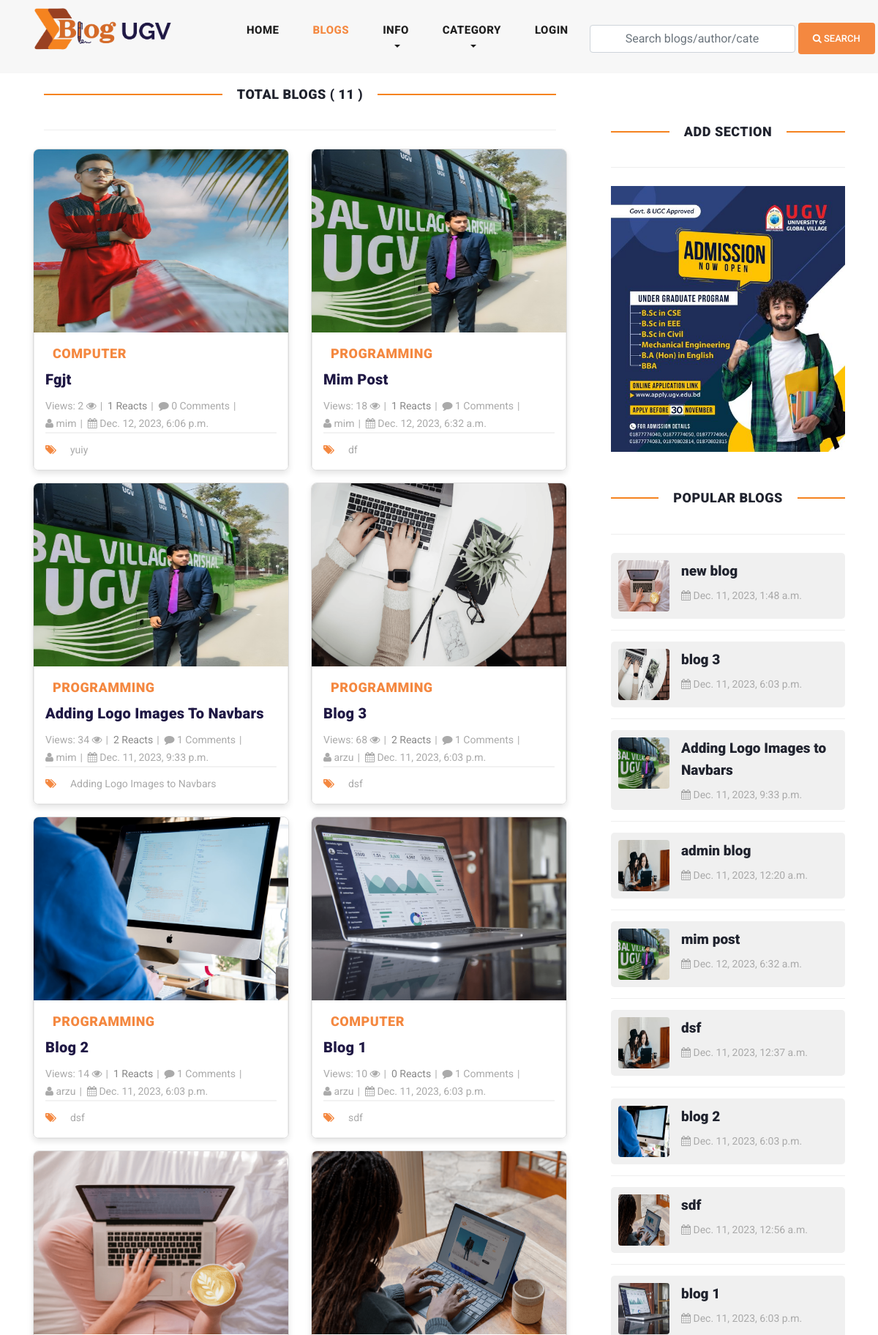
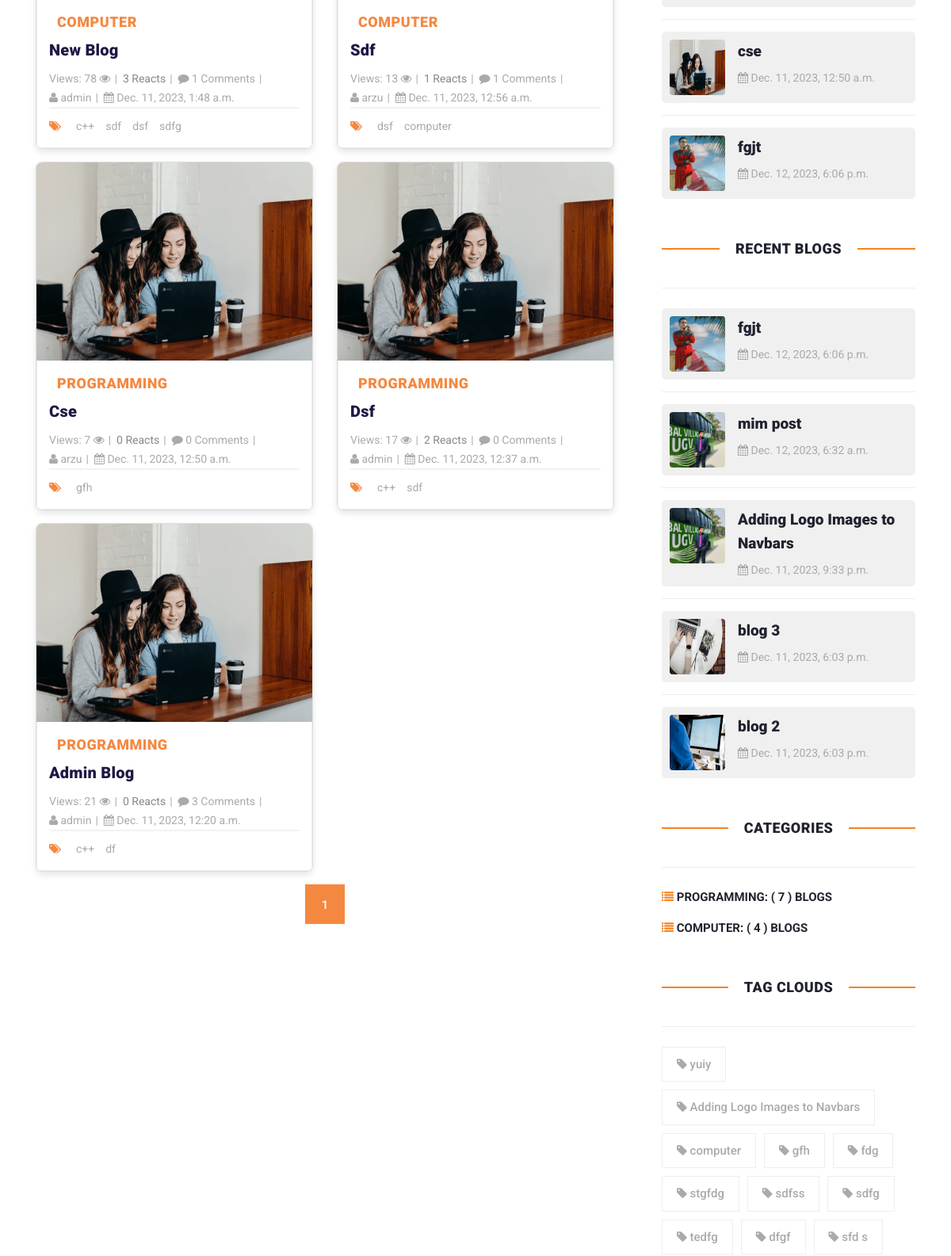
The app's page /blogs/ (upper part) with its own data (2 pictures, top to bottom).
### blog/models.py (models this page shows, shortened)
class Site(models.Model):
    header_logo = models.ImageField(upload_to="site_info")
    footer_logo = models.ImageField(upload_to="site_info")
    site_name = models.CharField(max_length=25)

class Blog(models.Model):
    user = models.ForeignKey(
        User,
        related_name='user_blogs',
        on_delete= models.CASCADE
    )
    category = models.ForeignKey(
        Category,
        related_name='category_blogs',
        on_delete=models.CASCADE
    )
    tags = models.ManyToManyField(
        Tag,
        related_name='tag_blogs',
        blank=True
    )
    likes = models.ManyToManyField(
        User,
        related_name='user_likes',
        blank=True
    )
    title = models.CharField(max_length=250)
    slug = models.SlugField(null=True, blank=True, unique=True)
    views = models.PositiveIntegerField(default=0)
    banner = models.ImageField(upload_to=UploadToPath('blog_banners'))
    description = RichTextField()
    created_date = models.DateTimeField(auto_now_add=True)

class Category(models.Model):
    title = models.CharField(max_length=150, unique=True)
    slug = models.SlugField(null=True, blank=True)
    created_date = models.DateTimeField(auto_now_add=True)
    def __str__(self):
        return self.title

class Tag(models.Model):
    title = models.CharField(max_length=150)
    slug = models.SlugField(null=True, blank=True)
    created_date = models.DateTimeField(auto_now_add=True)

class Ugv_Ad(models.Model):
    ad1_url = models.URLField(max_length=300, blank=True)
    ad1 = models.ImageField(upload_to="ad/", blank=True, null=True)
    ad2_url = models.URLField(max_length=300, blank=True)
    ad2 = models.ImageField(upload_to="ad/", blank=True, null=True)
    ad3_url = models.URLField(max_length=300, blank=True)
    ad3 = models.ImageField(upload_to="ad/", blank=True, null=True)
    ad4_url = models.URLField(max_length=300, blank=True)
    ad4 = models.ImageField(upload_to="ad/", blank=True, null=True)
    ad5_url = models.URLField(max_length=300, blank=True)
    ad5 = models.ImageField(upload_to="ad/", blank=True, null=True)
    ad6_url = models.URLField(max_length=300, blank=True)
    ad6 = models.ImageField(upload_to="ad/", blank=True, null=True)
    ad7_url = models.URLField(max_length=300, blank=True)
    ad7 = models.ImageField(upload_to="ad/", blank=True, null=True)
    ad8_url = models.URLField(max_length=300, blank=True)
    ad8 = models.ImageField(upload_to="ad/", blank=True, null=True)
    ad9_url = models.URLField(max_length=300, blank=True)
    ad9 = models.ImageField(upload_to="ad/", blank=True, null=True)
    ad10_url = models.URLField(max_length=300, blank=True)
    ad10 = models.ImageField(upload_to="ad/", blank=True, null=True)
    updated_date = models.DateTimeField(auto_now=True)

### user_profile/models.py (models this page shows, shortened)
class User(AbstractUser):
    email = models.EmailField(
        max_length = 150,
        unique = True,
        error_messages={
            'unique':"The email must be unique for create ",
        }
    )
    profile_image = models.ImageField(
        null = True,
        blank = True,
        upload_to=UploadToPath('users_images')
    )
    followers = models.ManyToManyField("Follow")
    REQUIRED_FIELDS = ["email"]
    objects = CustomUserManager()

### blog/views.py (the view)
# urls.py: path('blogs/', blogs, name = 'blogs'),
def blogs(request):
    queryset = Blog.objects.order_by('-created_date')
    tags = Tag.objects.order_by('-created_date')[:15]
    page = request.GET.get('page', 1)
    paginator = Paginator(queryset,50)
    populars = Blog.objects.order_by('-views')[:15]
    try:
        blogs = paginator.page(page)
    except EmptyPage:
        blogs = paginator.page(1)
    except PageNotAnInteger:
        blogs = paginator.page(1)
        return redirect('blogs')
    context  = {
        'blogs':blogs,
        "tags":tags,
        "paginator":paginator,
        "populars": populars,
    }
    return render(request, 'blogs.html', context)

### blog/templates/blogs.html (shortened to what this page needs)
{% extends 'base.html' %}
{% load static %}
{% block content %}
<section class="blog-posts grid-system">
    <div class="container">
      <div class="row">
        <div class="col-lg-8">
          <div class="col-lg-12 sidebar-heading seven ">
            <h2>Total Blogs ( {{paginator.object_list.count}} )</h2>
          </div>
          <div class="all-blog-posts">
            <div class="row">
              {% for blog in blogs %}
              {% include 'blog_card.html' %}
              {% endfor %}
            {% include 'pagination.html' %}
            </div>
          </div>
        </div>
        {% include 'sidebar.html' %}
       </div>
    </div>
  </section>
{% endblock content %}

### blog/templates/header.html (shortened to what this page needs)
{% load static %}
<header class="">
    <nav class="navbar navbar-expand-lg">
        <div class="container">
            {% for site_instance in site %}
            <a class="navbar-brand" href="{% url 'home'  %}"><img style="width: 250px; height: 75px;" src="{{site_instance.header_logo.url}}" alt=""></a>
            {% endfor %}
        <div class="collapse navbar-collapse" id="navbarResponsive">
            <ul class="navbar-nav ml-auto">
            <li class="nav-item {% if request.path == '/' %}active{% endif %}">
                <a class="nav-link" href="{% url 'home' %}">Home
                </a>
            </li>
            <li class="nav-item {% if request.path == '/blogs/' %}active{% endif %}">
                <a class="nav-link" href="{% url 'blogs' %}">Blogs</a>
            </li>
            <li class="nav-item dropdown {% if '/about/' in request.path %}active {% elif '/contact/' in request.path %}active{% endif %} ">
                <a class="nav-link dropdown-toggle" href="#" id="navbarDropdown" role="button" data-toggle="dropdown" aria-haspopup="true" aria-expanded="false">
                  Info
                </a>
            </li>
            <li class="nav-item dropdown {% if '/category_blogs/' in request.path %} active {% endif %}">
                <a class="nav-link dropdown-toggle" href="#" id="navbarDropdown" role="button" data-toggle="dropdown" aria-haspopup="true" aria-expanded="false">
                  Category
                </a>
            </li>
            <li>
                {% if request.user.is_authenticated %}
                <li class="nav-item dropdown {% if '/profile/' in request.path %}active {% elif '/user_notifications/' in request.path %}active {% elif '/wishlist/' in request.path %}active {% endif %} ">
                    <a class="nav-link dropdown-toggle" href="#" id="navbarDropdown" role="button" data-toggle="dropdown" aria-haspopup="true" aria-expanded="false">
                      {% if request.user.username %}
                      {{request.user.username}}
                      {% endif %}
                    </a>
                    <div class="dropdown-menu" aria-labelledby="navbarDropdown">
                      <a class="dropdown-item {% if '/profile/' in request.path %}active{% endif %}" href="{% url 'profile' %}"><i class="fa fa-user"></i> My Profile</a>
                      <a class="dropdown-item {% if '/user_notifications/' in request.path %}active{% endif %} " href="{% url 'user_notifications' %}"><i class="fa fa-bell"></i>
                        {% if unseen > 0 %}
                        Notifaction ({{unseen}})
                         {% else %}
                        Notification
                        {% endif %}
                        </a>
                      <a class="dropdown-item {% if '/wishlist/' in request.path %}active{% endif %}" href="{% url 'wishlist' %}"><i class="fa fa-bookmark"></i> Saved Blog</a>
                      <a class="dropdown-item" href="{% url 'logout' %}"><i class="fa fa-sign-out" aria-hidden="true"></i> Logout</a>
                    </div>
                </li>
                {% else %}
                <li class="nav-item
                {% if request.path == '/login/' %}active{% endif %}">
                    <a class="nav-link" href="{% url 'login' %}">LOGIN</a>
                </li>
                {% endif %}
            </li>
            </ul>
            <form class="form-inline d-flex flex-nowrap my-2 ml-auto search_form" action="{% url 'search_blogs' %}" method="GET" >
                <input class="form-control px-5" name="search" type="text" placeholder="Search blogs/author/category/tags "  required>
                <button class="btn btn-primary ml-1"><i class="fa fa-search"></i> Search</button>
            </form>
        </div>
        </div>
    </nav>
</header>

### blog/templates/blog_card.html
{% load static %}
<div class="col-lg-6">
  <div class="blog-card mb-3">
    <div class="blog-thumb thumbnail">
      <a href="{% url 'blog_details' blog.slug %}"><img class="zoom-on-hover" style="height: 250px;" src="{{blog.banner.url}}" alt="{{blog.title}}"></a>
    </div>
    <div class="down-content">
      <span class="category-badge">{{blog.category}}</span>
      <a href="{% url 'blog_details' blog.slug %}">
        <h4 style="color: #1F1844">{{blog.title}}</h4>
      </a>
      <ul class="post-info">
        <li><a href="javascript:void(0);"> Views: {{blog.views}} <i class="fa fa-eye" aria-hidden="true"></i></a></li>
        <li id="like-count" >{{blog.likes.count}} Reacts</li>
        <li><a href="{% url 'blog_details' blog.slug %}"><i class="fa fa-comment"></i> {{blog.blog_comments.all.count}} Comments</a></li>
        <li><a href="{% url 'view_user_information' blog.user.username %}"><i class="fa fa-user"></i> {{blog.user.username}}</a></li>
        <li><a href="javascript:void(0);"><i class="fa fa-calendar"></i> {{blog.created_date}}</a></li>
      </ul>
      <div class="post-options">
        <div class="row">
          <div class="col-lg-12">
            <ul class="post-tags">
              <li><i class="fa fa-tags"></i></li>
              {% if blog.tags.all.count > 0 %}
                {% for tag in blog.tags.all %}
                  <li><a  href="{% url 'tag_blogs' tag.slug %}">{{tag.title}}</a></li>
                {% endfor %}
              {% else %}
                None
              {% endif %}
            </ul>
          </div>
        </div>
      </div>
    </div>
  </div>
</div>

### blog/templates/sidebar.html (shortened to what this page needs)
{% load static %}
<div class="col-lg-4">
    <div class="sidebar">
      <div class="row">
        <div class="col-lg-12">
      </div>
        <div class="col-lg-12">
          <div class="sidebar-item categories">
            <div class="sidebar-heading seven">
              <h2>Add section</h2>
            </div>
            <div class="content " style="text-transform: uppercase;">
            {% for ad in latest_ad %}
              <a target="_blank" href="{{ad.ad1_url}}"><img  style="width: 100%;" src="{{ad.ad1.url}}" alt=""></a>
            {% endfor %}
            </div>
          </div>
        </div>
        <div class="col-lg-12">
          <div class="sidebar-item recent-posts">
            <div class="sidebar-heading seven">
              <h2>Popular Blogs</h2>
            </div>
            <div class="content">
              <ul>
                {% for blog in populars|slice:"15" %}
                  <li>
                    <a href="{% url 'blog_details' blog.slug %}">
                      <div class="media thumbnail-container">
                        <img class="mr-3 thumbnail-img" src="{{blog.banner.url}}" alt="{{blog.title}}" style="width: 70px; height: 70px;">
                        <div class="media-body">
                          <h5 class="mt-0">{{blog.title|truncatechars:30}}</h5>
                          <span><i class="fa fa-calendar"></i> {{blog.created_date}}</span>
                        </div>
                      </div>
                    </a>
                  </li>
                {% endfor %}
              </ul>
            </div>
          </div>
        </div>
        <div class="col-lg-12">
          <div class="sidebar-item recent-posts">
            <div class="sidebar-heading seven">
              <h2>Recent Blogs</h2>
            </div>
            <div class="content">
              <ul>
                {% for blog in blogs|slice:"5" %}
                  <li>
                    <a href="{% url 'blog_details' blog.slug %}">
                      <div class="media thumbnail-container">
                        <img class="mr-3 thumbnail-img" src="{{blog.banner.url}}" alt="{{blog.title}}" style="width: 70px; height: 70px;">
                        <div class="media-body">
                          <h5 class="mt-0">{{blog.title|truncatechars:30}}</h5>
                          <span><i class="fa fa-calendar"></i> {{blog.created_date}}</span>
                        </div>
                      </div>
                    </a>
                  </li>
                {% endfor %}
              </ul>
            </div>
          </div>
        </div>
        <div class="col-lg-12">
          <div class="sidebar-item categories">
            <div class="sidebar-heading seven">
              <h2>Categories</h2>
            </div>
            <div class="content " style="text-transform: uppercase;">
              <ul>
                {% for category_count in category_counts %}
                <li>
                <a href="{% url 'category_blogs' category_count.category.slug %}">
                <i class="fa fa-list fa-xs" style="color: #f5831f;"></i>
                {{ category_count.category.title }}: ( {{ category_count.blog_count }} ) blogs
                </a>
                </li>
                {% endfor %}
              </ul>
            </div>
          </div>
        </div>
        <div class="col-lg-12">
          <div class="sidebar-item tags">
            <div class="sidebar-heading seven">
              <h2>Tag Clouds</h2>
            </div>
            <div class="content">
              <ul>
              {% for tag in tags %}
                <li><a class="tag-cloud" href="{% url 'tag_blogs' tag.slug %}"><i class="fa fa-tag"></i> {{tag.title}}</a></li>
              {% endfor %}
             </ul>
            </div>
          </div>
        </div>
</div>

### records on screen
Site: header_logo (picture)
Blog: banner (picture), category "COMPUTER", title "Fgjt", views "2", likes.count "1", blog_comments.all.count "0", user.username "mim", created_date "Dec. 12, 2023, 6:06 p.m.", title "fgjt"
Tag: title "yuiy"
Blog: banner (picture), category "PROGRAMMING", title "Mim Post", views "18", likes.count "1", blog_comments.all.count "1", user.username "mim", created_date "Dec. 12, 2023, 6:32 a.m.", title "mim post"
Tag: title "df"
Blog: banner (picture), category "PROGRAMMING", title "Adding Logo Images To Navbars", views "34", likes.count "2", blog_comments.all.count "1", user.username "mim", created_date "Dec. 11, 2023, 9:33 p.m.", title "Adding Logo Images to Navbars"
Tag: title "Adding Logo Images to Navbars"
Blog: banner (picture), category "PROGRAMMING", title "Blog 3", views "68", likes.count "2", blog_comments.all.count "1", user.username "arzu", created_date "Dec. 11, 2023, 6:03 p.m.", title "blog 3"
Tag: title "dsf"
Blog: banner (picture), category "PROGRAMMING", title "Blog 2", views "14", likes.count "1", blog_comments.all.count "1", user.username "arzu", created_date "Dec. 11, 2023, 6:03 p.m.", title "blog 2"
Blog: banner (picture), category "COMPUTER", title "Blog 1", views "10", likes.count "0", blog_comments.all.count "1", user.username "arzu", created_date "Dec. 11, 2023, 6:03 p.m.", title "blog 1"
Tag: title "sdf"
Blog: banner (picture), category "COMPUTER", title "New Blog", views "78", likes.count "3", blog_comments.all.count "1", user.username "admin", created_date "Dec. 11, 2023, 1:48 a.m.", title "new blog"
Tag: title "c++"
Tag: title "sdfg"
Blog: banner (picture), category "COMPUTER", title "Sdf", views "13", likes.count "1", blog_comments.all.count "1", user.username "arzu", created_date "Dec. 11, 2023, 12:56 a.m.", title "sdf"
Tag: title "computer"
Blog: banner (picture), category "PROGRAMMING", title "Cse", views "7", likes.count "0", blog_comments.all.count "0", user.username "arzu", created_date "Dec. 11, 2023, 12:50 a.m.", title "cse"
Tag: title "gfh"
Blog: banner (picture), category "PROGRAMMING", title "Dsf", views "17", likes.count "2", blog_comments.all.count "0", user.username "admin", created_date "Dec. 11, 2023, 12:37 a.m.", title "dsf"
Blog: banner (picture), category "PROGRAMMING", title "Admin Blog", views "21", likes.count "0", blog_comments.all.count "3", user.username "admin", created_date "Dec. 11, 2023, 12:20 a.m.", title "admin blog"
Ugv_Ad: ad1 (picture)
Category: category "PROGRAMMING", blog_count "7"
Category: category "COMPUTER", blog_count "4"
Tag: title "fdg"
Tag: title "stgfdg"
Tag: title "sdfss"
Tag: title "tedfg"
Tag: title "dfgf"
Tag: title "sfd s"

### other values on screen
{{ paginator.object_list.count }} "11"
{{ page }} "1"
